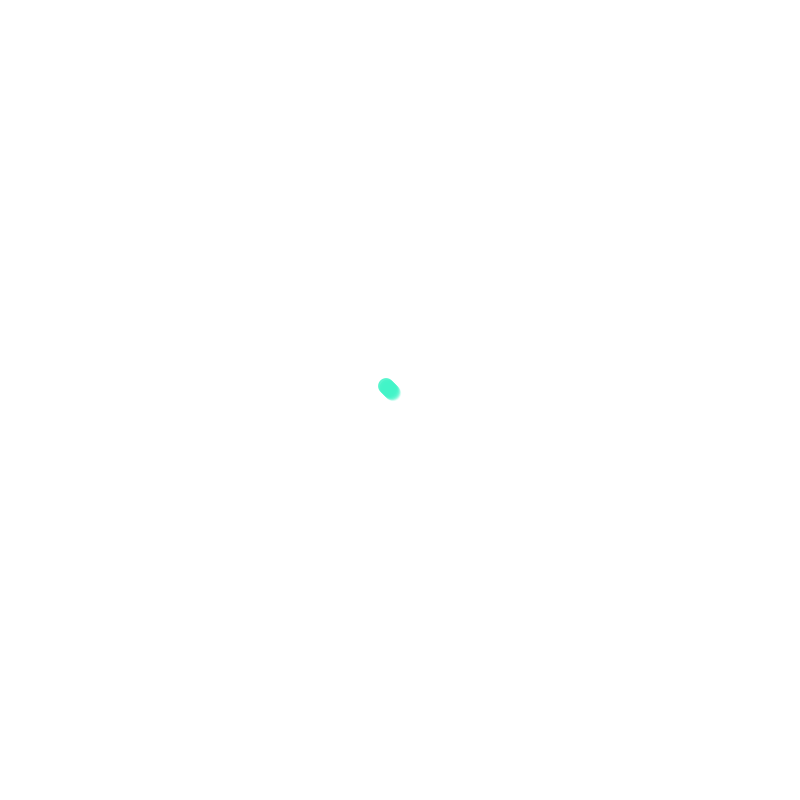
Frame 1 (no input)
Frame 60 (the mouse pressed at the canvas centre just before this capture): blank canvas, image omitted
Frame 120 (the mouse held since frame 60 and released just before this capture): blank canvas, image omitted

The Processing sketch that drew this single still picture (run headless with seeded random() and noise(); from frame 60 on, the mouse is pressed at the canvas centre):

// Processing sketch: showcase_coneshape_flock
// ── showcase_coneshape_flock.pde
ArrayList<BodySection> blobs = new ArrayList<BodySection>();
// Blob b1;

int amount = 10;
int[] colors = {0, 255};

void setup() {
  size(800, 800);
  ellipseMode(RADIUS);
  noStroke();
  //fill(0, 0, 0, 200);
  
  for (int i = 0; i < amount; i ++){
    blobs.add(new BodySection(width / 2, height / 2));
  }
  // b1 = new Blob(0, 0);
}

void draw() {
  background(255);
  for (int i = amount; i > 0; i --){
    PVector destination = new PVector(mouseX, mouseY);
    BodySection section = blobs.get(amount - i);
    PVector delta = destination.sub(section.ppos);
    PVector force = delta.div(20 + i * 3);
    section.applyForce(force);
    section.update();
    fill(66, 244, 200, floor(255/ (amount)) * (amount - i));
    // fill(colors[i%2]);
    // section.display(1 + i / 2);
    section.display(8);
  }
}

// ── BodySection.pde
class BodySection {
  PVector pos;
  PVector vel;
  PVector accl;
  PVector ppos;
  float damping = 0.8;
  
  BodySection(float x, float y) {
    ppos = new PVector(x, y);
    pos = new PVector(x, y);
    vel = new PVector();
    accl = new PVector();
  }
  
  void update(){
    ppos = pos.copy();
    vel.add(accl);
    vel.mult(damping);
    pos.add(vel);
    accl.mult(0);
  }
  
  void applyForce(PVector force) {
    // Ignoring mass for now
    accl.add(force);
  }
  
  void display(float size){
    ellipse(pos.x, pos.y, size, size);
  }
}
